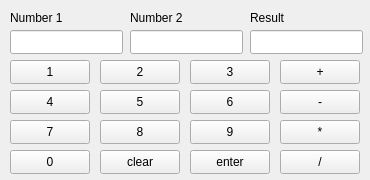
<?xml version="1.0" encoding="UTF-8"?>
<ui version="4.0">
 <class>Laskin</class>
 <widget class="QMainWindow" name="Laskin">
  <property name="geometry">
   <rect>
    <x>0</x>
    <y>0</y>
    <width>370</width>
    <height>180</height>
   </rect>
  </property>
  <property name="minimumSize">
   <size>
    <width>370</width>
    <height>180</height>
   </size>
  </property>
  <property name="maximumSize">
   <size>
    <width>370</width>
    <height>180</height>
   </size>
  </property>
  <property name="windowTitle">
   <string>Laskin</string>
  </property>
  <widget class="QWidget" name="centralwidget">
   <widget class="QPushButton" name="N1">
    <property name="geometry">
     <rect>
      <x>10</x>
      <y>60</y>
      <width>80</width>
      <height>24</height>
     </rect>
    </property>
    <property name="text">
     <string>1</string>
    </property>
   </widget>
   <widget class="QPushButton" name="N2">
    <property name="geometry">
     <rect>
      <x>100</x>
      <y>60</y>
      <width>80</width>
      <height>24</height>
     </rect>
    </property>
    <property name="text">
     <string>2</string>
    </property>
   </widget>
   <widget class="QPushButton" name="N3">
    <property name="geometry">
     <rect>
      <x>190</x>
      <y>60</y>
      <width>80</width>
      <height>24</height>
     </rect>
    </property>
    <property name="text">
     <string>3</string>
    </property>
   </widget>
   <widget class="QPushButton" name="N4">
    <property name="geometry">
     <rect>
      <x>10</x>
      <y>90</y>
      <width>80</width>
      <height>24</height>
     </rect>
    </property>
    <property name="text">
     <string>4</string>
    </property>
   </widget>
   <widget class="QPushButton" name="N5">
    <property name="geometry">
     <rect>
      <x>100</x>
      <y>90</y>
      <width>80</width>
      <height>24</height>
     </rect>
    </property>
    <property name="text">
     <string>5</string>
    </property>
   </widget>
   <widget class="QPushButton" name="N6">
    <property name="geometry">
     <rect>
      <x>190</x>
      <y>90</y>
      <width>80</width>
      <height>24</height>
     </rect>
    </property>
    <property name="text">
     <string>6</string>
    </property>
   </widget>
   <widget class="QPushButton" name="N7">
    <property name="geometry">
     <rect>
      <x>10</x>
      <y>120</y>
      <width>80</width>
      <height>24</height>
     </rect>
    </property>
    <property name="text">
     <string>7</string>
    </property>
   </widget>
   <widget class="QPushButton" name="N8">
    <property name="geometry">
     <rect>
      <x>100</x>
      <y>120</y>
      <width>80</width>
      <height>24</height>
     </rect>
    </property>
    <property name="text">
     <string>8</string>
    </property>
   </widget>
   <widget class="QPushButton" name="N9">
    <property name="geometry">
     <rect>
      <x>190</x>
      <y>120</y>
      <width>80</width>
      <height>24</height>
     </rect>
    </property>
    <property name="text">
     <string>9</string>
    </property>
   </widget>
   <widget class="QPushButton" name="N0">
    <property name="geometry">
     <rect>
      <x>10</x>
      <y>150</y>
      <width>80</width>
      <height>24</height>
     </rect>
    </property>
    <property name="text">
     <string>0</string>
    </property>
   </widget>
   <widget class="QPushButton" name="add">
    <property name="geometry">
     <rect>
      <x>280</x>
      <y>60</y>
      <width>80</width>
      <height>24</height>
     </rect>
    </property>
    <property name="text">
     <string>+</string>
    </property>
   </widget>
   <widget class="QPushButton" name="sub">
    <property name="geometry">
     <rect>
      <x>280</x>
      <y>90</y>
      <width>80</width>
      <height>24</height>
     </rect>
    </property>
    <property name="text">
     <string>-</string>
    </property>
   </widget>
   <widget class="QPushButton" name="mul">
    <property name="geometry">
     <rect>
      <x>280</x>
      <y>120</y>
      <width>80</width>
      <height>24</height>
     </rect>
    </property>
    <property name="text">
     <string>*</string>
    </property>
   </widget>
   <widget class="QPushButton" name="div">
    <property name="geometry">
     <rect>
      <x>280</x>
      <y>150</y>
      <width>80</width>
      <height>24</height>
     </rect>
    </property>
    <property name="sizePolicy">
     <sizepolicy hsizetype="Minimum" vsizetype="Fixed">
      <horstretch>0</horstretch>
      <verstretch>0</verstretch>
     </sizepolicy>
    </property>
    <property name="text">
     <string>/</string>
    </property>
   </widget>
   <widget class="QPushButton" name="clear">
    <property name="geometry">
     <rect>
      <x>100</x>
      <y>150</y>
      <width>80</width>
      <height>24</height>
     </rect>
    </property>
    <property name="text">
     <string>clear</string>
    </property>
   </widget>
   <widget class="QPushButton" name="enter">
    <property name="geometry">
     <rect>
      <x>190</x>
      <y>150</y>
      <width>80</width>
      <height>24</height>
     </rect>
    </property>
    <property name="text">
     <string>enter</string>
    </property>
   </widget>
   <widget class="QLabel" name="label_num1">
    <property name="geometry">
     <rect>
      <x>10</x>
      <y>10</y>
      <width>61</width>
      <height>16</height>
     </rect>
    </property>
    <property name="text">
     <string>Number 1</string>
    </property>
   </widget>
   <widget class="QLabel" name="label_num2">
    <property name="geometry">
     <rect>
      <x>130</x>
      <y>10</y>
      <width>61</width>
      <height>16</height>
     </rect>
    </property>
    <property name="text">
     <string>Number 2</string>
    </property>
   </widget>
   <widget class="QLabel" name="label_result">
    <property name="geometry">
     <rect>
      <x>250</x>
      <y>10</y>
      <width>49</width>
      <height>16</height>
     </rect>
    </property>
    <property name="text">
     <string>Result</string>
    </property>
   </widget>
   <widget class="QLineEdit" name="num1">
    <property name="geometry">
     <rect>
      <x>10</x>
      <y>30</y>
      <width>113</width>
      <height>24</height>
     </rect>
    </property>
    <property name="readOnly">
     <bool>true</bool>
    </property>
   </widget>
   <widget class="QLineEdit" name="num2">
    <property name="geometry">
     <rect>
      <x>130</x>
      <y>30</y>
      <width>113</width>
      <height>24</height>
     </rect>
    </property>
    <property name="readOnly">
     <bool>true</bool>
    </property>
   </widget>
   <widget class="QLineEdit" name="result">
    <property name="geometry">
     <rect>
      <x>250</x>
      <y>30</y>
      <width>113</width>
      <height>24</height>
     </rect>
    </property>
    <property name="readOnly">
     <bool>true</bool>
    </property>
   </widget>
  </widget>
 </widget>
 <resources/>
 <connections/>
</ui>
